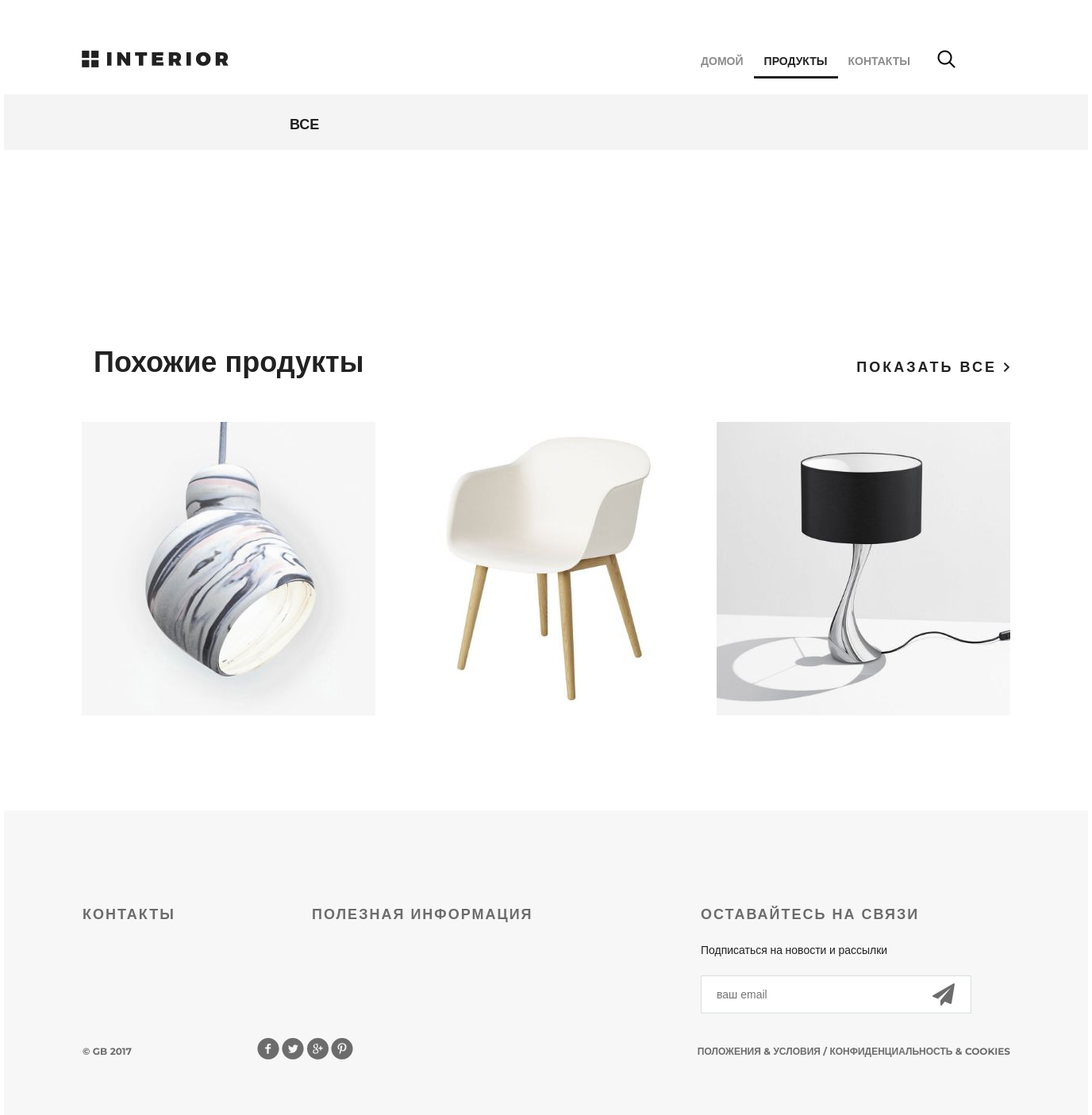
Before: /products/ with the older database file.
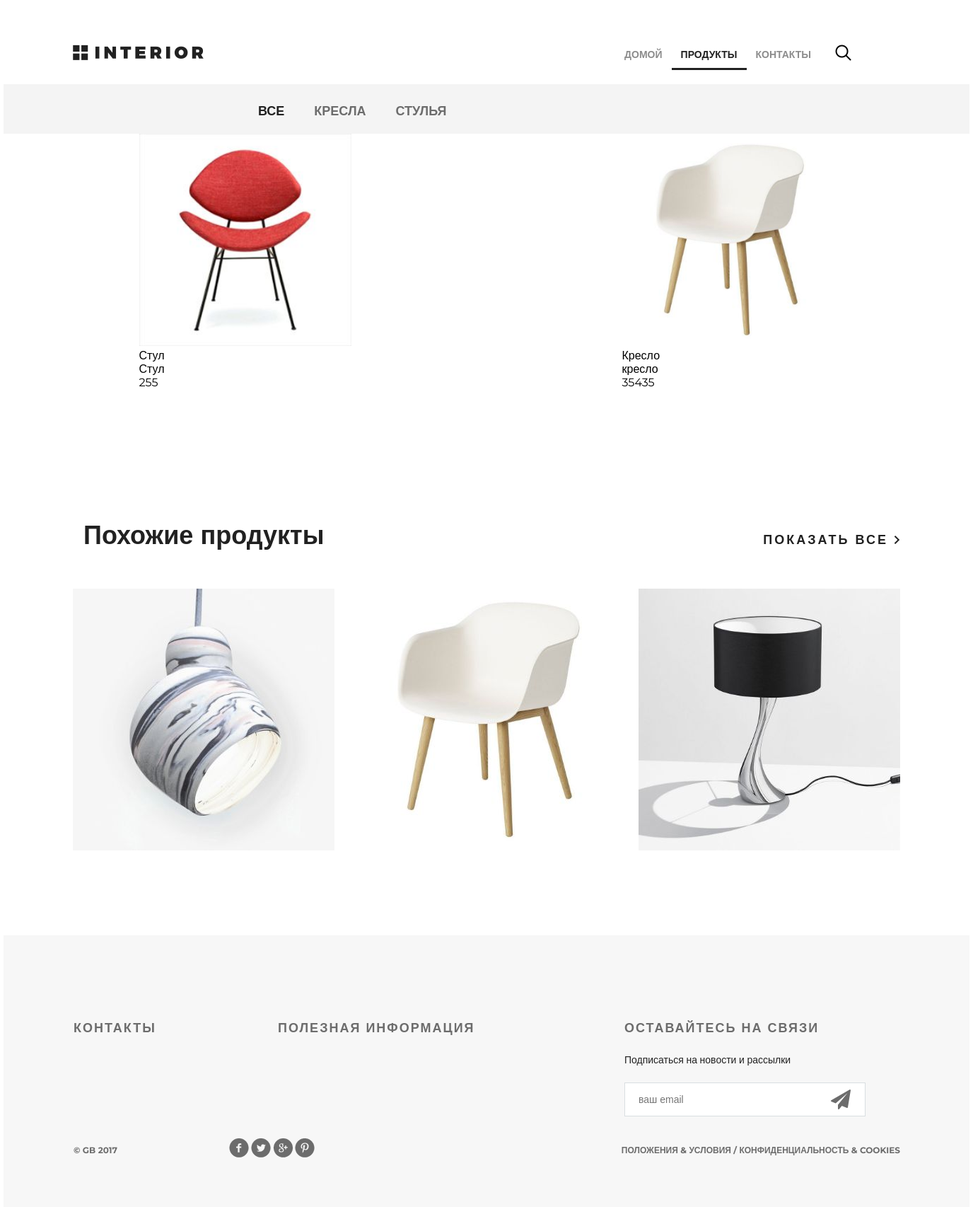
After: the same page with the newer database file.
### mainapp/models.py (models this page shows, shortened)
class Category(models.Model):
    name = models.CharField(max_length=32, unique=True, verbose_name='Название')

class Product(models.Model):
    name = models.CharField(max_length=32, unique=True, verbose_name='Название')
    descrition = models.TextField(verbose_name='Описание товара')
    price = models.PositiveIntegerField(verbose_name='Цена')
    category = models.ForeignKey(Category, on_delete=models.CASCADE)
    image = models.ImageField(upload_to='products', verbose_name='Изображение', null=True, blank=True)

### mainapp/views.py (the view)
# urls.py: path('products/', products_view, name='products'),
def products_view(request):
    my_url = reverse('products')
    print('path_to_json: СМОТРИ СЮДА', my_url)
    products_content = {'products' : products, 'categories' : categories}
    return render(request, 'mainapp/products.html', products_content)

### mainapp/templates/mainapp/products.html (shortened to what this page needs)
{% extends "mainapp/base.html" %}
{% block menu %}
		<div class="hero-white">
			<div class="header clearfix">
					{% include "mainapp/inside_menu.html" %}
                <a href="#" class="basket"></a>
			</div>
		</div>
{% endblock %}
{% block content %}
		<div class="details">
			<div class="links clearfix">
				<ul class="links-menu">
					<li><a href="{% url 'products' %}" class="{% if request.resolver_match.url_name == 'products' %}active{% endif %}">все</a></li>
					{% for category in categories %}
						<li><a href="{% url category.name %}" class="
							">
							{{category.name}}
							</a></li>
					{% endfor %}
				</ul>
			</div>
			<div class="products_block">
				{% for product in products %}
					{% if request.resolver_match.url_name == product.category.name %}
						<div class="products_box">
							<div  class="products_box_img">
								<img src="{{product.image.url}}" alt="">
							</div>
							<div  class="products_box_name">
								{{product.name}}
							</div>
							<div  class="products_box_description">
								{{product.descrition}}
							</div>
							<div class="products_box_price">
								{{product.price}}
							</div>
						</div>
					{% elif request.resolver_match.url_name == 'products' %}
						<div class="products_box">
							<div  class="products_box_img">
								<img src="{{product.image.url}}" alt="">
							</div>
							<div  class="products_box_name">
								{{product.name}}
							</div>
							<div  class="products_box_description">
								{{product.descrition}}
							</div>
							<div class="products_box_price">
								{{product.price}}
							</div>
						</div>
					{% endif %}
				{% endfor %}
			</div>
			<div class="related">
				<div class="title clearfix">
					<h2>Похожие продукты</h2>
					<a class="explore" href="#">показать все <img src="/static/img/arrow.png" alt=""></a>
				</div>
				<div class="related-products clearfix">
					<div class="block">
						<a href="#"><img src="/static/img/product-11.jpg" alt="">
						</a>
					</div>
					<div class="block">
						<a href="#"><img src="/static/img/product-21.jpg" alt="">
						</a>
					</div>
					<div class="block">
						<a href="#"><img src="/static/img/product-31.jpg" alt="">
						</a>
					</div>
				</div>
			</div>
		</div>
{% endblock %}

### mainapp/templates/mainapp/base.html (shortened to what this page needs)
<!DOCTYPE html>
<html>
<head>
	<link rel="stylesheet" type="text/css" href="/static/style.css">
	<link rel="stylesheet" href="/static/fonts/font-awesome/css/font-awesome.css">
</head>
<body>
	<div class="container">
        {% block menu %}
        {% endblock %}
        {% block content %}
        {% endblock %}
		<div class="clr"></div>
	</div>
    <div class="footer">
        <div class="clearfix">
            <div class="text-footer">
                <h3>контакты</h3>
            </div>
            <div class="text-footer">
                <h3>полезная информация</h3>
            </div>
            <div class="text-footer clearfix">
                <h3>Оставайтесь на связи</h3>
                <p>Подписаться на новости и рассылки</p>
                <form>
                    <input type="email" name="email" placeholder="ваш email">
                    <a href="#"><i class="fa fa-paper-plane fa-2x" aria-hidden="true"></i></a>
                </form>
            </div>
        </div>
        <p class="small">&copy; GB 2017</p>
        <div class="social">
            <a href="#" class="social1"></a>
            <a href="#" class="social2"></a>
            <a href="#" class="social3"></a>
            <a href="#" class="social4"></a>
        </div>
        <p class="small">Положения &amp; Условия  /  Конфиденциальность &amp; Cookies</p>
    </div>
</body>
</html>

### mainapp/templates/mainapp/inside_menu.html
<a href="{% url 'main' %}" class="logo"></a>
<ul class="menu">
    <li><a href="{% url 'main' %}" class="{% if request.resolver_match.url_name == 'main' %}active{% endif %}">домой</a></li>
    <li>
        <a href="{% url 'products' %}" class="
            {% if request.resolver_match.url_name == 'products' %}
                active
            {% else %}
                {% for category in categories %}
                    {% if request.resolver_match.url_name == category.name  %}
                        active
                    {% endif %}
                {% endfor %}
            {% endif %}">
            продукты
        </a>
    </li>
    <li><a href="{% url 'contacts' %}" class="{% if request.resolver_match.url_name == 'contacts' %}active{% endif %}">контакты</a></li>
</ul>
<a href="#" class="search"></a>

Changed rows visible on the page:
added Category: name "КРЕСЛА"
added Category: name "СТУЛЬЯ"
added Product: image (picture), name "Стул", descrition "Стул", price "255"
added Product: image (picture), name "Кресло", descrition "кресло", price "35435"
